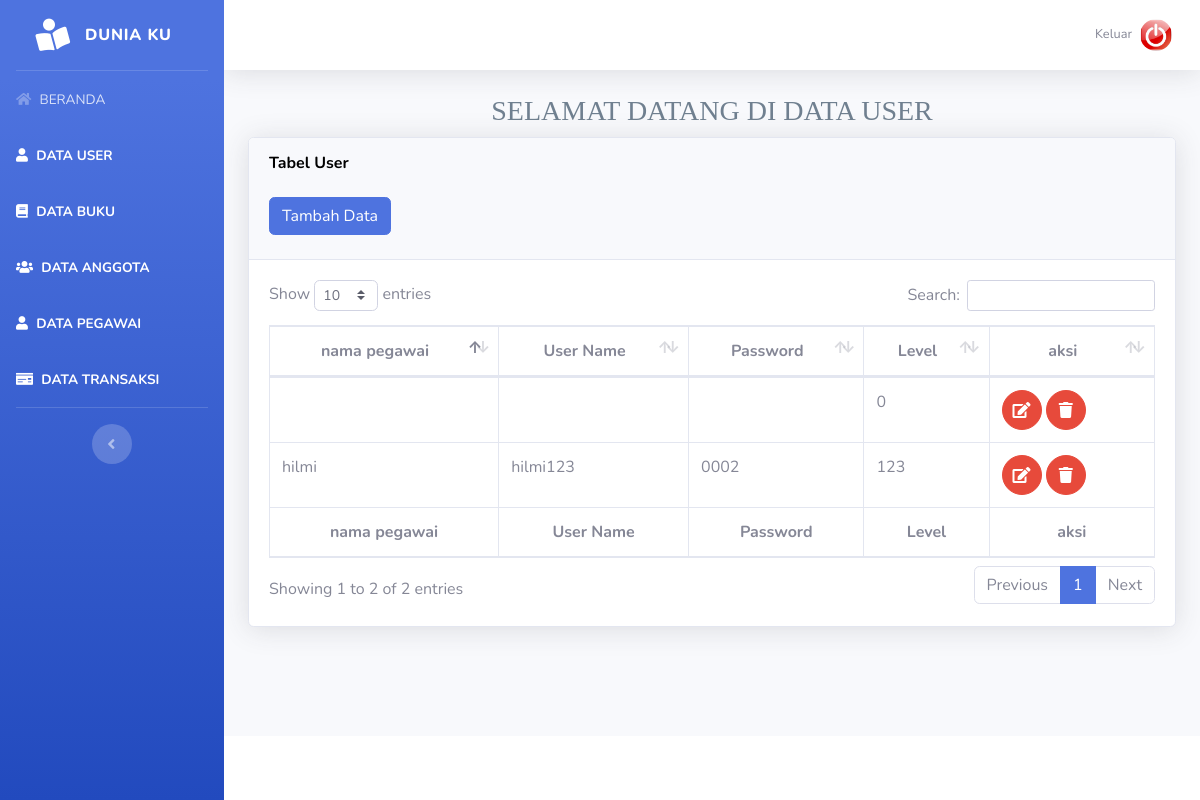
Page /beranda.php?page=user on the committed database.
### tables this page shows
CREATE TABLE `tabel_user` (
  `id_user` int(5) NOT NULL,
  `id_pegawai` int(5) NOT NULL,
  `username` varchar(50) NOT NULL,
  `password` varchar(50) NOT NULL,
  `level` int(1) NOT NULL,
  `dibuatpada` datetime NOT NULL
);

CREATE TABLE `tabel_pegawai` (
  `id_pegawai` int(5) NOT NULL,
  `nama_pegawai` varchar(50) NOT NULL,
  `jenis_kelamin` enum('l','p') NOT NULL,
  `alamat` text NOT NULL,
  `no_hp` varchar(20) NOT NULL,
  `jabatan` varchar(30) NOT NULL
);

### views/user/user.php (the view, shortened to what this page needs)
                <div class="container-fluid">
                    <h1 class="h3 mb-2 text-gray-800" align="center"><marquee><font color="	#708090" face="fantasy">SELAMAT DATANG DI DATA USER</font></marquee></h1>
                    <div class="card shadow mb-4">
                        <div class="card-header py-3">
                            <h6 class="m-0 font-weight-bold text-info"><font color="black">Tabel User</font></h6>
                            <br>
                            <a href="beranda.php?page=user&aksi=add">
                                <h4 class="btn btn-primary">Tambah Data</h4>
                            </a>
                        </div>
                        <div class="card-body">
                            <div class="table-responsive">
                                <table class="table table-bordered" id="dataTable" width="100%" cellspacing="0">
                                    <thead>
                                        <tr align="center">
                                            <th>nama pegawai</th>
                                            <th>User Name</th>
                                            <th>Password</th>
                                            <th>Level</th>
                                            <th>aksi</th>
                                        </tr>
                                    </thead>
                                    <tfoot>
                                        <tr align="center">
                                           <th>nama pegawai</th>
                                           <th>User Name</th>
                                           <th>Password</th>
                                           <th>Level</th>
                                           <th>aksi</th>
                                        </tr>
                                    </tfoot>
<tbody>
                                        <?php
                                        $sql = "select u.*,p.nama_pegawai from tabel_user U left join tabel_pegawai p on u.id_pegawai = p.id_pegawai";
                                        $show = $database->query($sql);
                                        foreach($show as $user):
                                    ?>
                                        <tr>
                                            <td><?php echo $user['nama_pegawai']?></td>
                                            <td><?php echo $user['username']?></td>
                                            <td><?php echo $user['password']?></td>
                                            <td><?php echo $user['level']?></td>
                                            <td>
                                            <a href="beranda.php?page=user&aksi=edit&id=<?php echo $user['id_user']?>"
                                                class="btn btn-danger btn-circle">
                                                    <i class="fas fa-edit"></i>
                                                    </a>
                                                <a href="model/user/prosesdeleteuser.php?id=<?php echo $user['id_user']?>"
                                                class="btn btn-danger btn-circle">
                                                    <i class="fas fa-trash"></i>
                                                    </a>
                                            </td>
                                        </tr>
                                        <?php endforeach; ?>
                                        </tbody>
                                </table>
                            </div>
                        </div>
                    </div>
                </div>

### rows in the picture
tabel_user: id_pegawai.nama_pegawai "hilmi", username "hilmi123", password "0002", level "123"
tabel_user: level "0"
